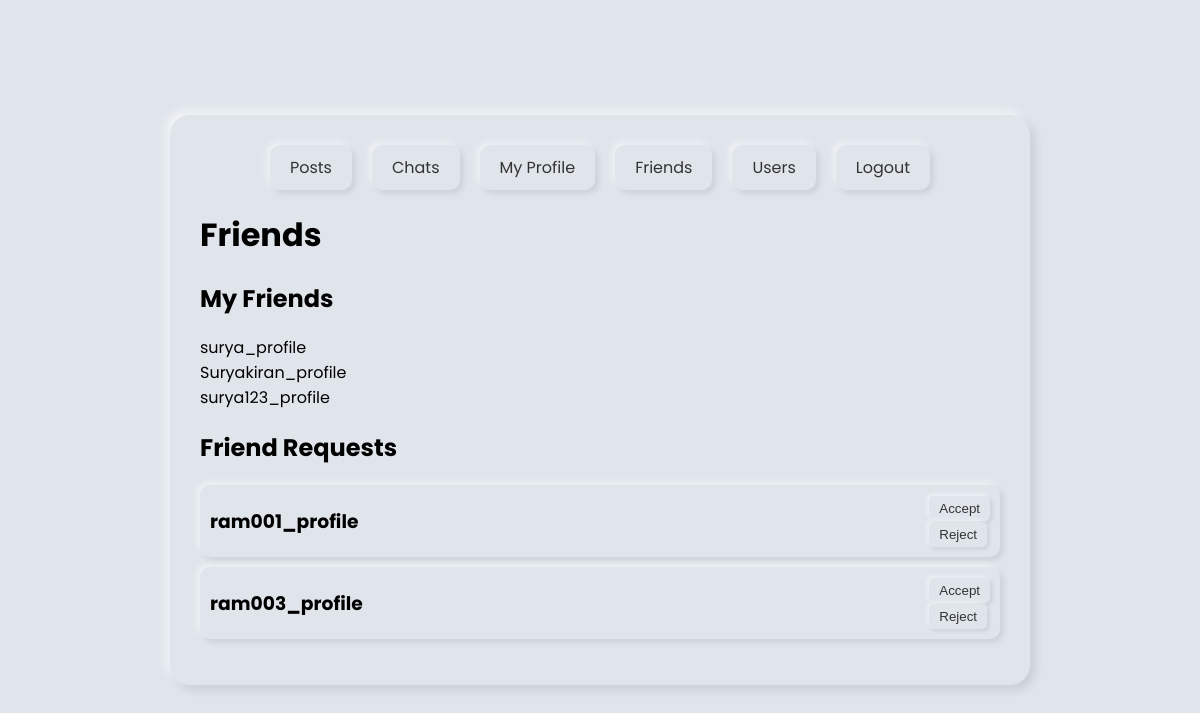
Page /profile/friends/ (signed in) on the committed database.
### inst_profile/models.py (models this page shows, shortened)
class Profile(models.Model):
    user = models.OneToOneField(User, on_delete=models.CASCADE)
    username = models.CharField(max_length=50, unique=True)
    date_of_birth = models.DateField(null=True,blank=True)
    photo = models.ImageField(upload_to='profile_photos', null=True, blank=True)
    friends = models.ManyToManyField('self', blank=True, symmetrical=False)

class FriendRequest(models.Model):
    from_user = models.ForeignKey(
        Profile, related_name='sent_friend_requests', on_delete=models.CASCADE
    )
    to_user = models.ForeignKey(
        Profile, related_name='received_friend_requests', on_delete=models.CASCADE
    )
    created_at = models.DateTimeField(auto_now_add=True)
    accepted = models.BooleanField(default=False)
    class Meta:
        unique_together = ('from_user', 'to_user')

### inst_profile/views.py (the view)
# urls.py: path('friends/', views.friends, name='friends'),
@login_required(login_url='/login')
def friends(request):
    profile = request.user.profile
    received_friend_requests = FriendRequest.objects.filter(to_user=profile, accepted=False)
    return render(request, 'friends.html', {'received_friend_requests': received_friend_requests})

### templates/friends.html (shortened to what this page needs)
{% extends 'base.html' %}
{% block content %}
  <h1>Friends</h1>
  <h2>My Friends</h2>
  {% if user.profile.friends.all %}
    <ul>
      {% for friend in user.profile.friends.all %}
        <li>{{ friend.username }}</li>
      {% endfor %}
    </ul>
  {% else %}
    <p>You don't have any friends yet.</p>
  {% endif %}
  <h2>Friend Requests</h2>
  {% if received_friend_requests %}
    <ul>
      {% for friend_request in received_friend_requests %}
        <li>
          <div class="friend-request-card">
            <div class="friend-request-info">
              <h3>{{ friend_request.from_user.username }}</h3>
            </div>
            <div class="friend-request-actions">
              <form method="post" action="{% url 'accept_friend_request' friend_request.id %}">
                <button type="submit" class="accept-friend-request">Accept</button>
              </form>
              <form method="post" action="{% url 'reject_friend_request' friend_request.id %}">
                <button type="submit" class="reject-friend-request">Reject</button>
              </form>
            </div>
          </div>
        </li>
      {% endfor %}
    </ul>
  {% else %}
    <p>You don't have any friend requests.</p>
  {% endif %}
{% endblock %}

### templates/base.html (style rules this page uses)
body { background-color: #e0e5ec; font-family: 'Poppins', sans-serif; display: flex; justify-content: center; align-items: center; height: 100vh; margin: 0; }

### templates/friends.html (style rules this page uses)
ul { list-style: none; padding: 0; }
.friend-request-card { background-color: #e0e5ec; border-radius: 10px; box-shadow: -3px -3px 6px rgba(255, 255, 255, 0.5), 3px 3px 6px rgba(0, 0, 0, 0.1); display: flex; justify-content: space-between; align-items: center; padding: 10px; margin-bottom: 10px; }
.friend-request-info h3 { margin: 0; }
.accept-friend-request, .reject-friend-request { background-color: #e0e5ec; border: none; border-radius: 5px; box-shadow: -2px -2px 4px rgba(255, 255, 255, 0.5), 2px 2px 4px rgba(0, 0, 0, 0.1); color: #333; cursor: pointer; padding: 5px 10px; margin-left: 5px; transition: all 0.3s ease; }

### rows in the picture
Profile: username "surya_profile"
Profile: username "Suryakiran_profile"
Profile: username "surya123_profile"
FriendRequest: from_user.username "ram001_profile"
FriendRequest: from_user.username "ram003_profile"
